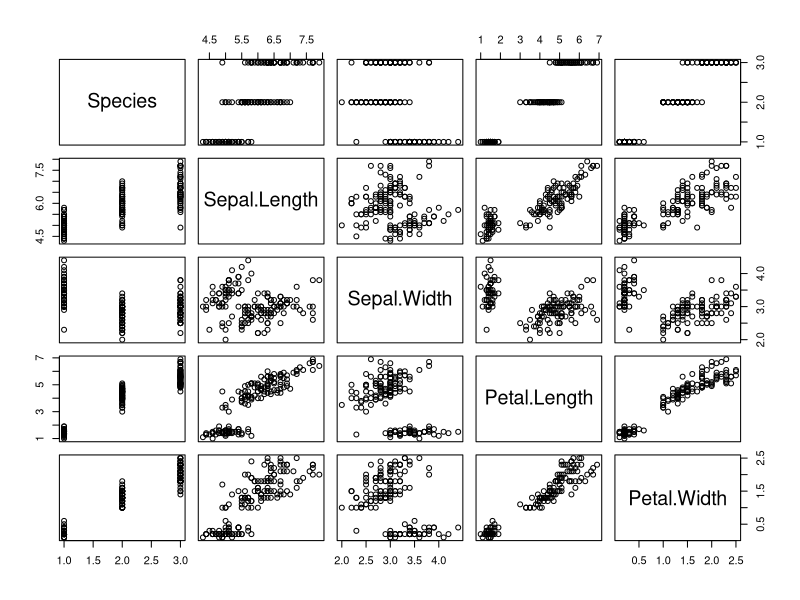
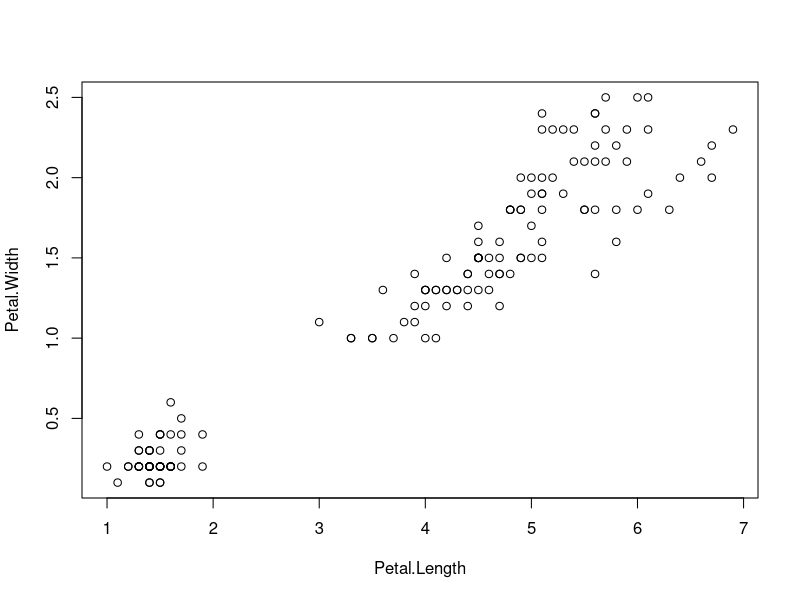
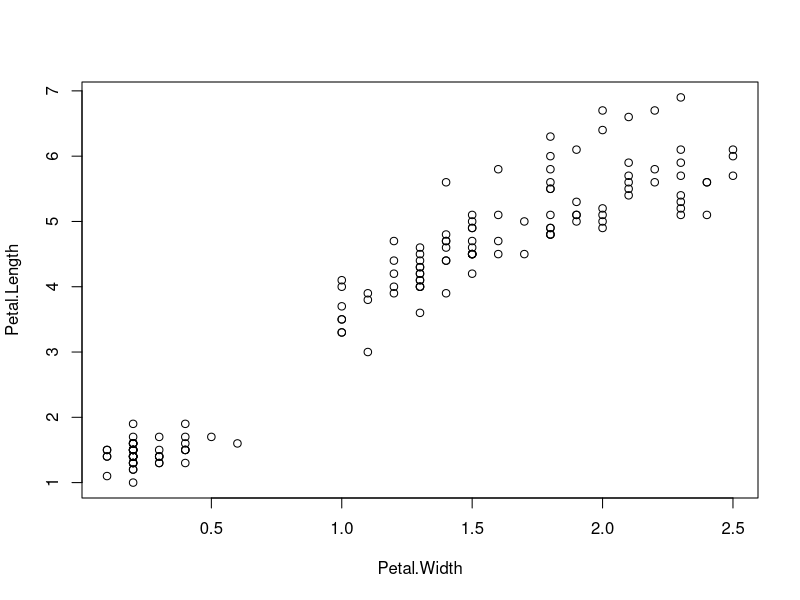

Here is the R script that generated these plots, in order: (Note: this script raises an error after producing the figures.)
attach(iris)
pairs(Species~Sepal.Length+Sepal.Width+Petal.Length+Petal.Width)
plot(Petal.Length,Petal.Width)
plot(Petal.Width,Petal.Length)
detach(iris)
plot(Sepal.Length,Species)
counts <- table(mtcars$cyl, mtcars$gear)
barplot(counts, main="Car Distribution by Gears and Cylinders",
        xlab="Number of Gears", ylab = "Cylinders",col=c("blue","red","green"),
        legend = rownames(counts)) 
